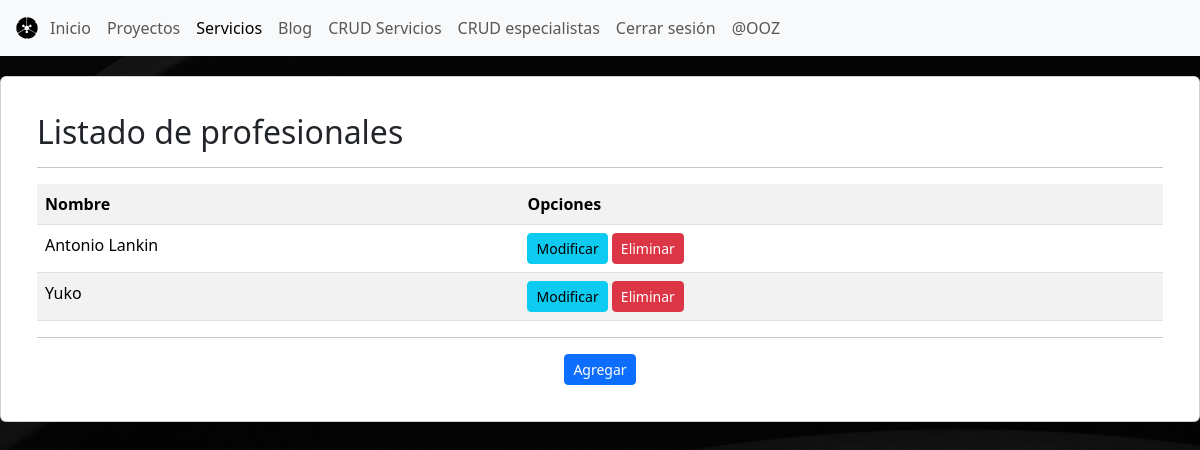
The app's page /blog/listar_profesional/ (signed in), older data.
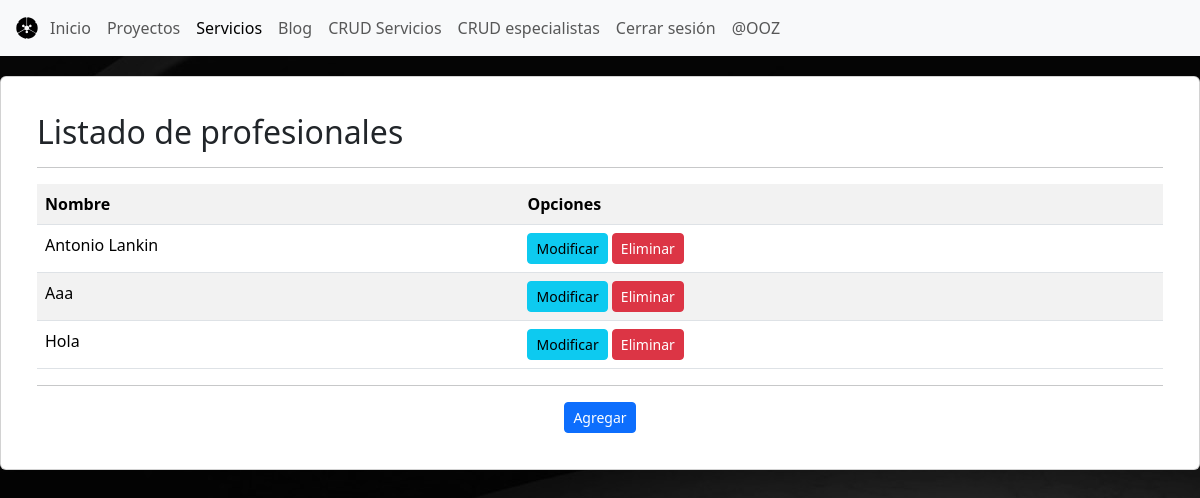
The same page, newer data.
### blog/models.py (models this page shows, shortened)
class especialista (models.Model):
    nombre = models.CharField(max_length=50)
    Imagen = models.ImageField()

### blog/views.py (the view)
# urls.py: path("listar_profesional/",views.listar_profesional,name="listar_profesional"),
@permission_required('blog.add_servicio')
def listar_profesional(request):
 especialistas = especialista.objects.all()
 data={
     'especialistas':especialistas
    }
 return render(request,"pages/listar_profesional.html",data)

### blog/templates/pages/listar_profesional.html (shortened to what this page needs)
<!DOCTYPE html>
<html lang="en">
<head>
    {% load static %}
    <link rel="stylesheet" href="{% static 'css/bootstrap.min.css' %}">
    <link rel="stylesheet" href="{% static 'css/custom.css' %}">
    <link rel="stylesheet" href="https://cdnjs.cloudflare.com/ajax/libs/font-awesome/6.5.2/css/all.min.css">
</head>
<body>
    <header>
        <nav class="navbar navbar-expand-lg bg-body-tertiary">
            <div class="container-fluid">
                <img src="{% static 'img/icono.svg' %}" alt="Bootstrap" width="30" height="24">
                <div class="collapse navbar-collapse" id="navbarSupportedContent">
                    <ul class="navbar-nav me-auto mb-2 mb-lg-0">
                        <li class="nav-item">
                            <a class="nav-link" aria-current="page" href="{% url 'index' %}">Inicio</a>
                        </li>
                        <li class="nav-item">
                            <a class="nav-link" href="{% url 'proyectos' %}">Proyectos</a>
                        </li>
                        <li class="nav-item">
                            <a class="nav-link active" href="{% url 'servicios' %}">Servicios</a>
                        </li>
                        <li class="nav-item">
                            <a class="nav-link" href="{% url 'blog' %}">Blog</a>
                        </li>
                        {% if perms.blog.add_servicio %}
                        <li class="nav-item">
                          <a class="nav-link" href="{% url 'listar_servicio' %} ">CRUD Servicios</a>
                        </li>
                        <li class="nav-item">
                            <a class="nav-link" href="{% url 'listar_profesional' %} ">CRUD especialistas</a>
                        </li>
                        {% endif %}
                        {% if user.is_authenticated %}
                        <li class="nav-item">
                            <a class="nav-link" href="#" onclick="event.preventDefault(); document.getElementById('logout-form').submit();">
                                Cerrar sesión
                            </a>
                        </li>
                        <li class="nav-item">
                            <a class="nav-link" href="#">@{{ user.username }}</a>
                        </li>
                        {% else %}
                        <li class="nav-item">
                            <a class="nav-link" href="{% url 'login' %}">Iniciar sesión</a>
                        </li>
                        {% endif %}
                    </ul>
                </div>
            </div>
        </nav>
    </header>
    <div class="card">
        <card class="card-body">
            <h2>Listado de profesionales</h2>
            <hr>
            <table class="table table-striped table-hover table-responsive-sm">
                <tr>
                    <th>Nombre</th>
                    <th>Opciones</th>
                </tr>
                {% for p in especialistas %}
                    <tr>
                        <td>{{ p.nombre | title }}</td>
                        <td>
                            <a href="{% url 'modificar_profesional' p.id%}" class="btn btn-info btn-sm">Modificar</a>
                            <a href="#" onclick="eliminarProfesional({{p.id}})" class="btn btn-danger btn-sm">Eliminar</a>
                        </td>
                    </tr>
                {% endfor %}
            </table>
            <hr>
            <div class="d-flex justify-content-center mt-3">
                <a href="{% url 'agregar_profesional' %}" class="btn btn-primary btn-sm">Agregar</a>
            </div>
        </card>
    </div>
</html>

Row changes from the older to the newer data that the page shows:
changed especialista: nombre "Yuko" → "Aaa"
added especialista: nombre "Hola"
